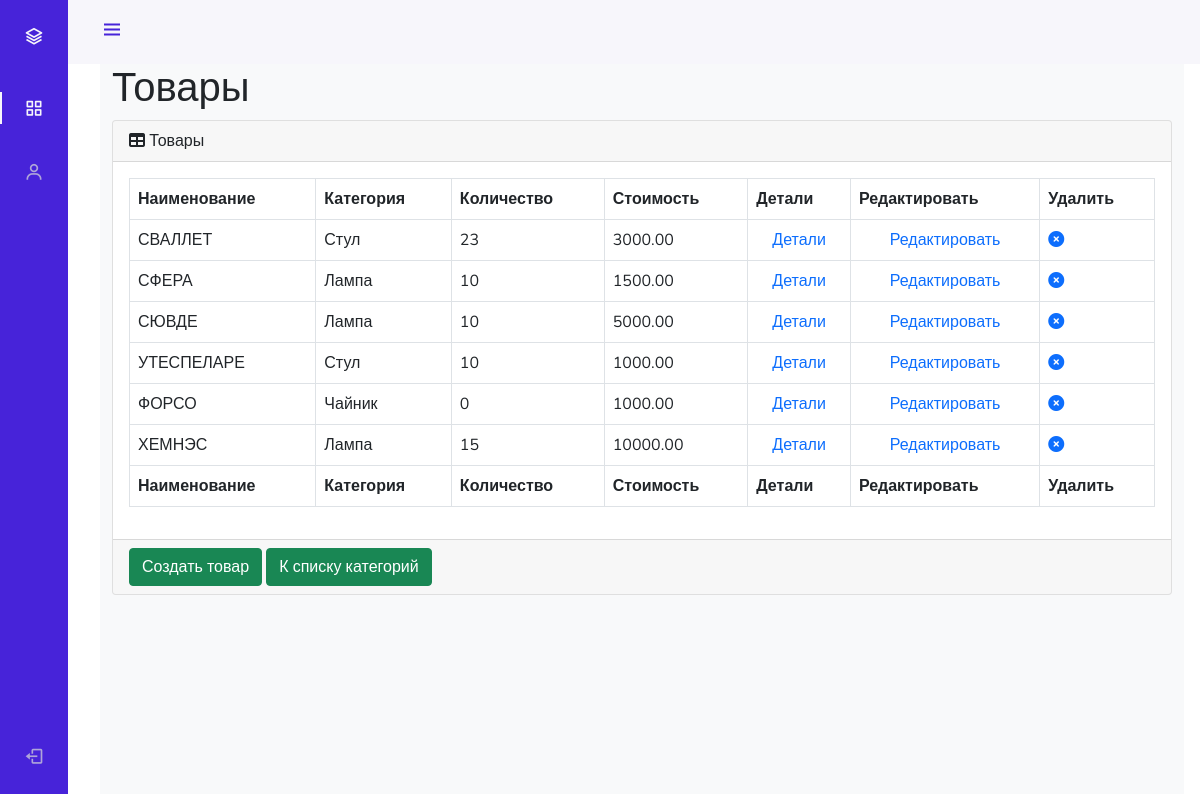
/admin_staff/products/read/category/1/, run on the app's committed database.
### mainapp/models.py (models this page shows, shortened)
class Product(models.Model):
    category = models.ForeignKey(
        ProductCategory,
        on_delete=models.CASCADE
    )
    style_category = models.ForeignKey(
        StyleCategory,
        on_delete=models.CASCADE
    )
    name = models.CharField(
        verbose_name='имя продукта',
        max_length=128
    )
    image = models.ImageField(
        upload_to='products_images',
        blank=True
    )
    short_desc = models.CharField(
        verbose_name='краткое описание продукта',
        max_length=60,
        blank=True
    )
    description = models.TextField(
        verbose_name='описание продукта',
        blank=True
    )
    price = models.DecimalField(
        verbose_name='цена продукта',
        max_digits=8,
        decimal_places=2,
        default=0
    )
    quantity = models.PositiveIntegerField(
        verbose_name='количество на складе',
        default=0
    )
    is_active = models.BooleanField(
        verbose_name='активность',
        default=True
    )

class ProductCategory(models.Model):
    name = models.CharField(
        verbose_name='имя',
        max_length=64,
        unique=True
    )
    description = models.TextField(
        verbose_name='описание',
        blank=True
    )
    created = models.DateTimeField(
        auto_now_add=True
    )
    updated = models.DateTimeField(
        auto_now=True
    )
    is_active = models.BooleanField(
        verbose_name='активность',
        default=True
    )

### adminapp/views.py (the view)
# urls.py: path('products/read/category/<int:pk>/', adminapp.products, name='products'),
def products(request, pk):
    title = 'продукты категории'
    style_category = get_object_or_404(StyleCategory, pk=pk)
    products_list = Product.objects.filter(style_category__pk=pk).order_by('name')
    context = {
        'title': title,
        'style_category': style_category,
        'objects': products_list,
    }
    return render(request, 'adminapp/products.html', context)

### mainapp/context_processor.py (called while the page is built)
def basket(request):
    print(f'context processor basket works')
    basket = []
    if request.user.is_authenticated:
        basket = Basket.objects.filter(user=request.user)
    return {'basket': basket, }

### adminapp/templates/adminapp/products.html
{% extends 'adminapp/base.html' %}
{% load static %}
{% block content %}
<main>
    <div class="container-fluid">
        <h1 class="mt-4">Товары</h1>
        <div class="card mb-4">
            <div class="card-header">
                <i class="fas fa-table mr-1"></i>
                Товары
            </div>
            <div class="card-body">
                <div class="table-responsive">
                    <table class="table table-bordered" id="dataTable" width="100%" cellspacing="0">
                        <thead>
                        <tr>
                            <th>Наименование</th>
                            <th>Категория</th>
                            <th>Количество</th>
                            <th>Стоимость</th>
                            <th>Детали</th>
                            <th>Редактировать</th>
                            <th>Удалить</th>
                        </tr>
                        </thead>
                        <tfoot>
                        <tr>
                            <th>Наименование</th>
                            <th>Категория</th>
                            <th>Количество</th>
                            <th>Стоимость</th>
                            <th>Детали</th>
                            <th>Редактировать</th>
                            <th>Удалить</th>
                        </tr>
                        </tfoot>
                        <tbody>
                        {% for product in objects %}
                            <tr {% if not product.is_active %} style="opacity: 0.5;" {% endif %}>
                                <td>{{ product.name }}</td>
                                <td>{{ product.category.name }}</td>
                                <td>{{ product.quantity }}</td>
                                <td>{{ product.price }}</td>
                                <td class="text-center">
                                    <a href="{% url 'admin_staff:product_read' product.pk %}">Детали</a>
                                </td>
                                <td class="text-center">
                                    <a href="{% url 'admin_staff:product_update' product.pk %}">Редактировать</a>
                                </td>
                                <td>
                                    <a {% if not product.is_active %} class="invisible" {% endif %} href="{% url 'admin_staff:product_delete' pk=product.id %}">
                                        <i class="fa fa-times-circle"></i>
                                    </a>
                                </td>
                            </tr>
                        {% endfor %}
                        </tbody>
                    </table>
                </div>
            </div>
            <div class="card-footer">
                <a href="{% url 'admin_staff:product_create' style_category.pk %}">
                    <button class="btn btn-success">Создать товар</button>
                </a>
                <a href="{% url 'admin_staff:categories' %}">
                    <button class="btn btn-success">К списку категорий</button>
                </a>
            </div>
        </div>
    </div>
</main>
{% endblock %}

### adminapp/static/adminapp/css/style.css (style rules this page uses)
:root { --header-height: 3rem; --nav-width: 68px; --first-color: #4723D9; --first-color-light: #AFA5D9; --white-color: #F7F6FB; --body-font: 'Nunito', sans-serif; --normal-font-size: 1rem; --z-fixed: 100 }
body { position: relative; margin: var(--header-height) 0 0 0; padding: 0 1rem; font-family: var(--body-font); font-size: var(--normal-font-size); transition: .5s }
a { text-decoration: none }
@media screen and (min-width: 768px) { body { margin: calc(var(--header-height) + 1rem) 0 0 0; padding-left: calc(var(--nav-width) + 2rem) } }

### data on the page
Product: name "СВАЛЛЕТ", category.name "Стул", quantity "23", price "3000.00"
Product: name "СФЕРА", category.name "Лампа", quantity "10", price "1500.00"
Product: name "СЮВДЕ", category.name "Лампа", quantity "10", price "5000.00"
Product: name "УТЕСПЕЛАРЕ", category.name "Стул", quantity "10", price "1000.00"
Product: name "ФОРСО", category.name "Чайник", quantity "0", price "1000.00"
Product: name "ХЕМНЭС", category.name "Лампа", quantity "15", price "10000.00"
